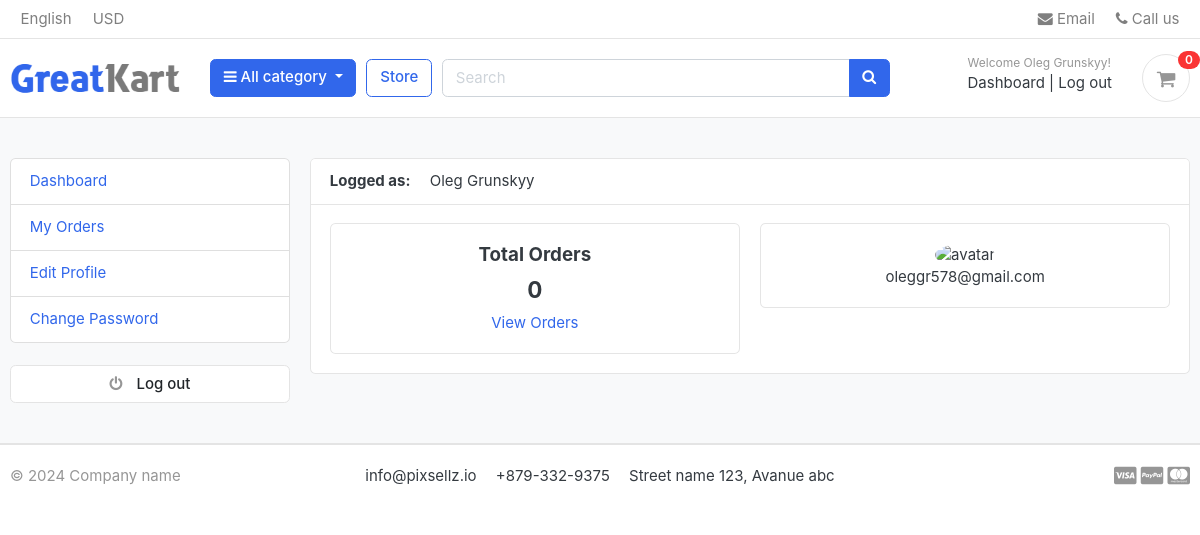
Page /accounts/ (signed in) on the committed database.
### accounts/models.py (models this page shows, shortened)
class Account(AbstractBaseUser):
    first_name = models.CharField(max_length=50)
    last_name = models.CharField(max_length=50)
    username = models.CharField(max_length=50, unique=True)
    email = models.EmailField(max_length=100, unique=True)
    phone_number = models.CharField(max_length=50)
    date_joined = models.DateTimeField(auto_now_add=True)
    last_login = models.DateTimeField(auto_now_add=True)
    is_admin = models.BooleanField(default=False)
    is_staff = models.BooleanField(default=False)
    is_active = models.BooleanField(default=False)
    is_superadmin = models.BooleanField(default=False)
    USERNAME_FIELD = 'email'
    REQUIRED_FIELDS = ['username', 'first_name', 'last_name']
    objects = MyAccountManager()
    def full_name(self):
        return f"{self.first_name} {self.last_name}"

### accounts/views.py (the view)
# urls.py: path('', views.dashboard,name="dashboard"),
@login_required(login_url="login")
def dashboard(request):
    orders = Order.objects.order_by('-created_date').filter(user_id=request.user.id, is_ordered=True)
    orders_count = orders.count()
    context = {
        'orders_count': orders_count
    }
    return render(request, 'accounts/dashboard.html', context)

### carts/context_processors.py (called while the page is built)
def counter(request):
    cart_count = 0
    if 'admin' in request.path:
        return {}
    else:
        try:
            cart = Cart.objects.filter(cart_id=_cart_id(request))
            if request.user.is_authenticated:
                cart_items = CartItem.objects.all().filter(user=request.user)
            else:
                cart_items = CartItem.objects.all().filter(cart=cart[:1])
            for cart_item in cart_items:
                cart_count += cart_item.quantity
        except Cart.DoesNotExist:
            cart_count = 0
    return dict(cart_count=cart_count)

### carts/views.py (called while the page is built)
def _cart_id(request):
    cart = request.session.session_key
    if not cart:
        cart = request.session.create()
    return cart

### category/context_processors.py (called while the page is built)
def menu_links(request):
    links = Category.objects.all()
    return dict(links=links)

### category/models.py (called while the page is built)
    def get_url(self):
        return reverse('products_by_category', args=[self.slug])

### templates/accounts/dashboard.html (shortened to what this page needs)
{% extends "base.html" %} {% block title %} Dashboard{% endblock title %} {% block content %}
<section class="section-conten padding-y bg">
	<div class="container">
		<div class="row">
			{% include "includes/dashboard_sidebar.html" %}
			<main class="col-md-9">
				<article class="card">
					<header class="card-header">
						<strong class="d-inline-block mr-3">Logged as:</strong>
						<span>{{user.full_name}}</span>
					</header>
					<div class="card-body">
						<div class="row">
							<div class="col-md-6">
								<div class="card text-center">
									<div class="card-body">
										<h5 class="cart-title">
											Total Orders
										</h5>
										<h4>
											{{orders_count}}
										</h4>
										<a href="#">View Orders</a>
									</div>
								</div>
							</div>
							<div class="col-md-6">
								<div class="card text-center">
									<div class="card-body">
										<img src="https://www.w3schools.com/w3css/img_avatar3.png" width="50" height="50" style="border-radius: 50%;" alt="avatar">
										<p class="mb-0">{{user.email}}</p>
									</div>
								</div>
							</div>
						</div>
					</div>
				</article>
			</main>
		</div>
	</div>
</section>
{% endblock content %}

### templates/includes/header.html (shortened to what this page needs)
{% load static %}
<header class="section-header">
    <nav class="navbar p-md-0 navbar-expand-sm navbar-light border-bottom">
    <div class="container">
      <div class="collapse navbar-collapse" id="navbarTop4">
        <ul class="navbar-nav mr-auto">
            <li class="nav-item dropdown">
                 <a href="#" class="nav-link">   English </a>
            </li>
            <li class="nav-item dropdown">
                <a href="#" class="nav-link"> USD </a>
            </li>
        </ul>
        <ul class="navbar-nav">
            <li><a href="#" class="nav-link"> <i class="fa fa-envelope"></i> Email </a></li>
            <li><a href="#" class="nav-link"> <i class="fa fa-phone"></i> Call us </a></li>
        </ul>
      </div>
    </div>
    </nav>
    <section class="header-main border-bottom">
        <div class="container">
    <div class="row align-items-center">
        <div class="col-lg-2 col-md-3 col-6">
            <a href={% url "home" %} class="brand-wrap">
                <img class="logo" src={% static "./images/logo.png" %}>
            </a>
        </div>
        <div class="col-lg col-sm col-md col-6 flex-grow-0">
            <div class="category-wrap dropdown d-inline-block float-right">
                <button type="button" class="btn btn-primary dropdown-toggle" data-toggle="dropdown">
                    <i class="fa fa-bars"></i> All category
                </button>
            </div>
        </div>
        <a href={% url "store" %} class="btn btn-outline-primary">Store</a>
        <div class="col-lg  col-md-6 col-sm-12 col">
            <form action={% url "search" %} class="search" method="GET" >
                <div class="input-group w-100">
                    <input type="text" class="form-control" style="width:60%;" placeholder="Search" name="keyword">
                    <div class="input-group-append">
                      <button class="btn btn-primary" type="submit">
                        <i class="fa fa-search"></i>
                      </button>
                    </div>
                </div>
            </form>
        </div>
        <div class="col-lg-3 col-sm-6 col-8 order-2 order-lg-3">
                    <div class="d-flex justify-content-end mb-3 mb-lg-0">
                        {% if user.is_authenticated %}
                        <div class="widget-header">
                            <small class="title text-muted">Welcome {{user.first_name}} {{user.last_name}}!</small>
                            <div>
                                <a href={% url "dashboard" %}> Dashboard</a>
                                <span class="dark-transp"> | </span>
                                <a href={% url "logout" %}>Log out</a>
                            </div>
                        </div>
                        {% endif %}
                        <a href={% url "cart" %} class="widget-header pl-3 ml-3">
                            <div class="icon icon-sm rounded-circle border"><i class="fa fa-shopping-cart"></i></div>
                            <span class="badge badge-pill badge-danger notify">{{cart_count}}</span>
                        </a>
                    </div>
                </div>
    </div>
        </div>
    </section>
    </header>

### static/css/ui.css (style rules this page uses)
html { font-family: "Inter", sans-serif; font-size: 15px; }
.icon-xs, .icon-sm, .icon-md, .icon-lg { display: inline-block; text-align: center; flex-shrink: 0; flex-grow: 0; }
.icon-sm { width: 48px; height: 48px; line-height: 48px !important; font-size: 20px; }
.padding-y { padding-top: 40px; padding-bottom: 40px; }
article:after, .form-group:after { display: block; clear: both; content: ""; }
.bg { background-color: #f8f9fa; }
.header-main { position: relative; padding-top: 1rem; padding-bottom: 1rem; }
.brand-wrap .logo, .navbar-brand .logo { margin-right: 7px; max-height: 42px; display: inline-block; }
.widget-header { display: inline-block; vertical-align: middle; position: relative; }
.widget-header a { color: #343a40; }
.widget-header i { color: #969696; }
.widget-header .title { display: block; }
.widget-header .notify { position: absolute; top: -3px; right: -10px; }
.notify { position: absolute; top: -4px; right: -10px; display: inline-block; padding: 0.25em 0.6em; font-size: 12px; line-height: 1; text-align: center; border-radius: 3rem; color: #fff; background-color: #fa3434; }

### rows in the picture
Account: first_name "Oleg", last_name "Grunskyy", full_name "Oleg Grunskyy", email "oleggr578@gmail.com"

### other values in the picture
{{ cart_count }} "0"
{{ orders_count }} "0"
